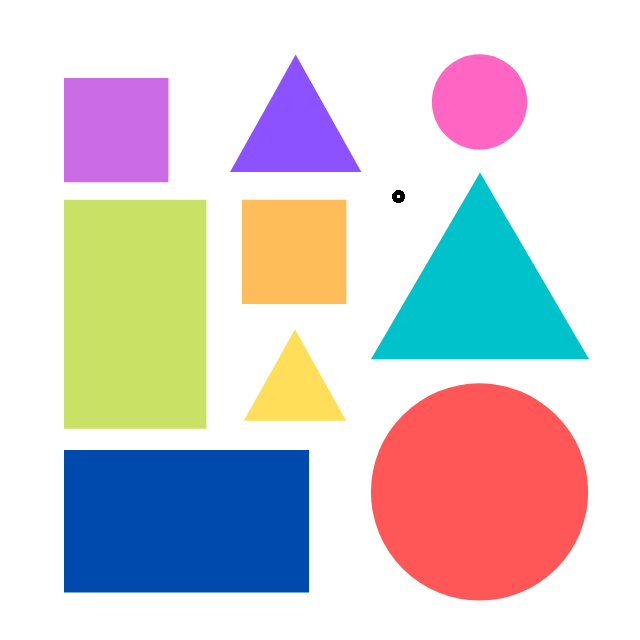
//> input picture Resources/shapes.png, 640 x 640 px
$ ./Preprocessing   (built with g++ and OpenCV 4)
//> lines starting //> are read from the running program, lines starting //| are printed output that depends on the picture; after the words box and inside, x2 and y2 are one past the last pixel; in counts of white or black regions, pixels touching at a corner belong together
#include <opencv2/imgcodecs.hpp>
#include <opencv2/imgproc.hpp>
#include <opencv2/highgui.hpp>
#include <iostream>


using namespace cv;
using namespace std;

Mat imgGray, imgBlur, imgCanny, imgDil;

void main()
{
	string path = "Resources/shapes.png";
	Mat img = imread(path);
//> img is the input picture: 640 rows x 640 cols, CV_8UC3; mean B, G, R 209.9, 207, 212.7

	// Preprocessing
	cvtColor(img, imgGray, COLOR_BGR2GRAY);
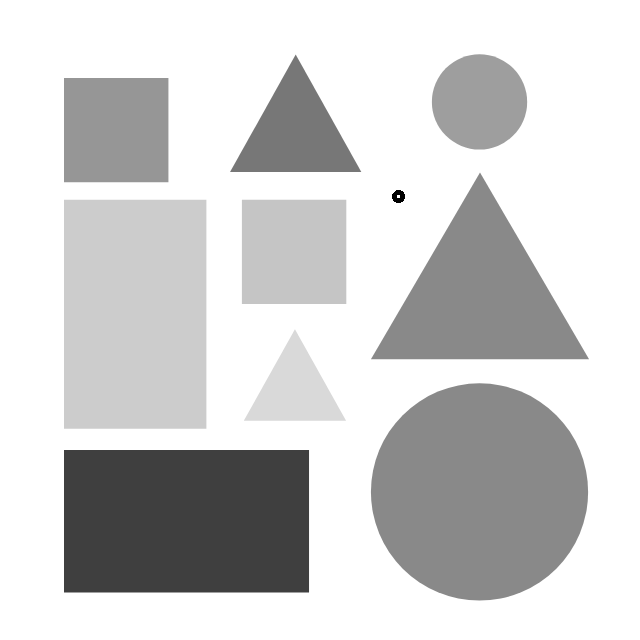
//> imgGray: 640 rows x 640 cols, CV_8UC1; min 0, max 255, mean 209
	GaussianBlur(imgGray, imgBlur, Size(3, 3), 3, 0);
	Canny(imgBlur, imgCanny, 25, 75);
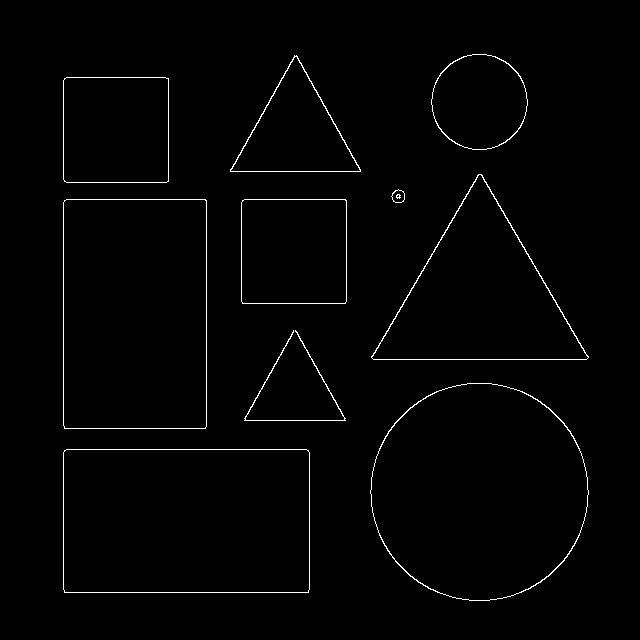
//> imgCanny: 640 rows x 640 cols, CV_8UC1; 1.3% white in thin lines or dots, all inside (x1, y1, x2, y2) = (63, 54, 589, 601)
	Mat kernel = getStructuringElement(MORPH_RECT, Size(3, 3));
	dilate(imgCanny, imgDil, kernel);
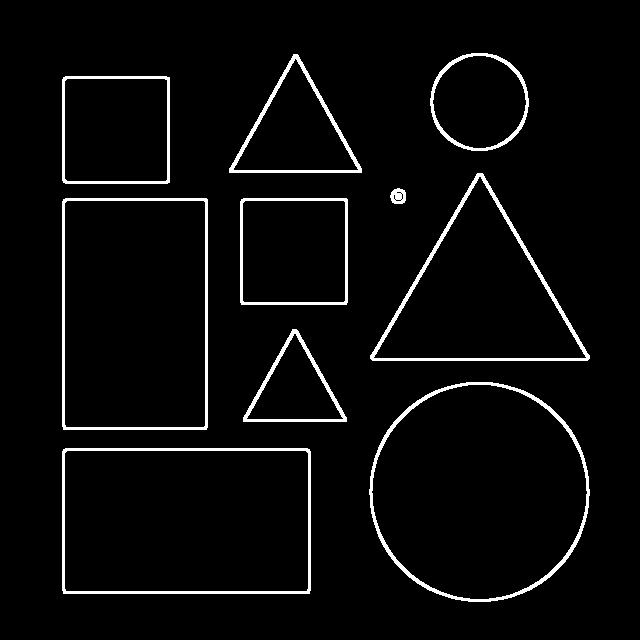
//> imgDil: 640 rows x 640 cols, CV_8UC1; 3.9% white; 10 white regions, largest, box (x1, y1, x2, y2) and area: (369, 382, 590, 602) 2539, (370, 173, 590, 361) 2400, (62, 448, 311, 594) 2328

	imshow("Image", img);
	imshow("Image Gray", imgGray);
	imshow("Image Blur", imgBlur);
	imshow("Image Canny", imgCanny);
	imshow("Image Dil", imgDil);

	waitKey(0);
}
